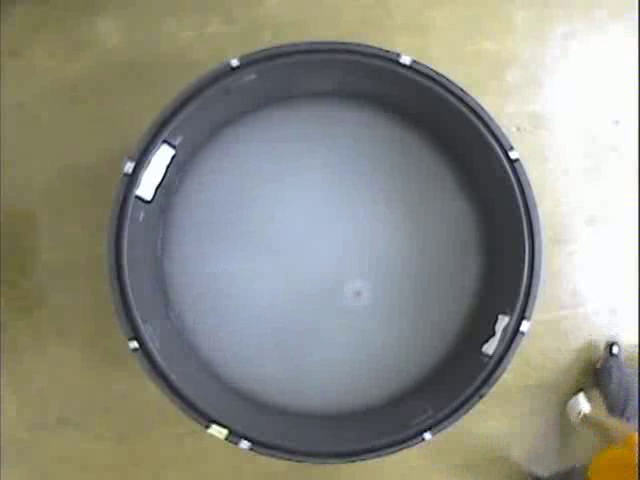
//> input picture frame 119 of OpenCV/FirstMorris/src/Morris1.avi, 640 x 480 px
$ ./main   (built with g++ and OpenCV 4)
//> lines starting //> are read from the running program, lines starting //| are printed output that depends on the picture; after the words box and inside, x2 and y2 are one past the last pixel; in counts of white or black regions, pixels touching at a corner belong together
#include <iostream>
#include <chrono>
#include <thread>
#include <vector>
#include <numeric>

#include <opencv/cv.h>
#include "opencv2/imgcodecs.hpp"
#include "opencv2/imgproc.hpp"
#include "opencv2/videoio.hpp"
#include <opencv2/highgui.hpp>
#include <opencv2/video.hpp>

using namespace std;
using namespace cv;

int _width = 560;
int _height = 420;

int _x, _y;

Mat lambda(2, 4, CV_32FC1);
vector<vector<Point>> tetragons;
int THRESHOLD_ANIMAL_VS_FLOOR = 200;
int THRESHOLD_WALL_VS_FLOOR = 80;
RNG rng(12345);

int main()
{
    VideoCapture cap("D:/Qt/OpenCV/FirstMorris/src/Morris1.avi");
    //cap.open("D:/Qt/_FirstMorris/src/Morris1.avi");
    Mat frameOriginal, frameColor, frameGray, frameBlur,
            frameThreshold, frameTemp;

    Mat frameCropped = Mat::zeros(_height, _height, CV_8UC1);
    Mat frameTrack = Mat::zeros(_width -190, _height-60, CV_8UC3);
    Mat frameLine = Mat::zeros(_width -190, _height-60, CV_8UC3);
    vector<vector<Point>> contours;

// [9 lines of commented-out code are left out]

    while(true)
    {
        cap.read(frameOriginal);
//> frameOriginal is the input picture: 480 rows x 640 cols, CV_8UC3; mean B, G, R 131.9, 142, 141.6

        if (frameOriginal.empty()) {
            cerr << "ERROR! blank frame grabbed\n";
            break;
        }

        resize(frameOriginal, frameOriginal, Size(_width,_height), 0, 0, INTER_CUBIC);
//> frameOriginal: 420 rows x 560 cols, CV_8UC3
        frameColor = frameOriginal(Rect(100, 40, _width -190, _height-60));
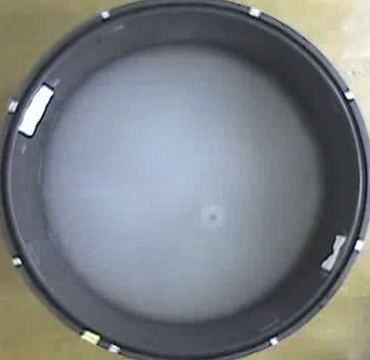
//> frameColor: 360 rows x 370 cols, CV_8UC3; mean B, G, R 130.2, 126.9, 122.3
        cvtColor(frameColor, frameGray, COLOR_BGR2GRAY);
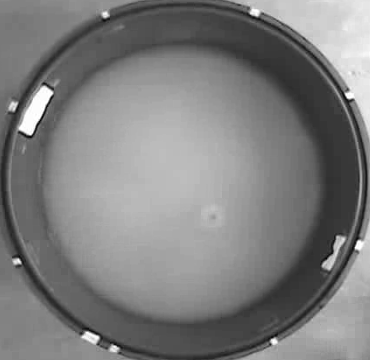
//> frameGray: 360 rows x 370 cols, CV_8UC1; min 3, max 255, mean 125.8

        Mat frameMask(frameGray.rows, frameGray.cols, CV_8UC1, Scalar(0,0,0));
        ellipse(frameMask, Point(180,180), Size(140,140), 0, 0, 360, Scalar( 255, 255, 255), -1, 8 );
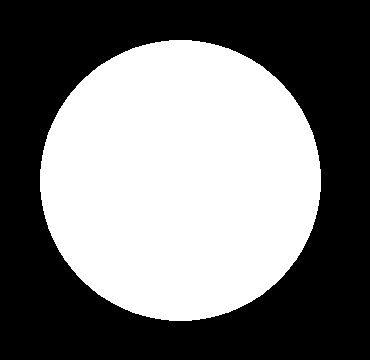
//> frameMask: 360 rows x 370 cols, CV_8UC1; 46.5% white; 1 white region, box (x1, y1, x2, y2) and area: (40, 40, 321, 321) 61891
        Mat frameRedondo;
        bitwise_and(frameGray,frameMask,frameRedondo);
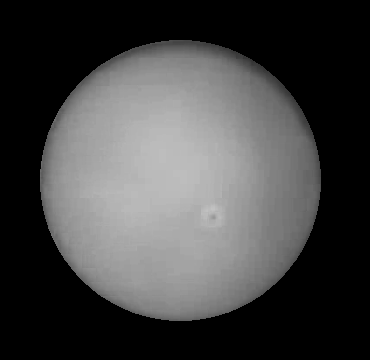
//> frameRedondo: 360 rows x 370 cols, CV_8UC1; min 0, max 194, mean 67.8

        imshow("Recorte", frameRedondo);

        GaussianBlur(frameRedondo, frameBlur, Size(25,25), 0);
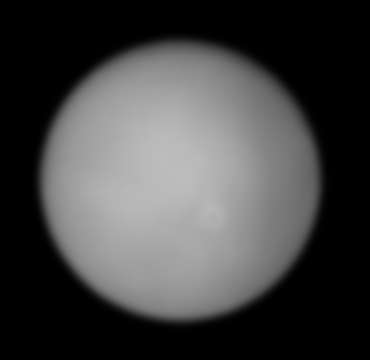
//> frameBlur: 360 rows x 370 cols, CV_8UC1; min 0, max 188, mean 67.8
        threshold(frameBlur, frameThreshold, THRESHOLD_ANIMAL_VS_FLOOR, 255, THRESH_BINARY);
//> frameThreshold: 360 rows x 370 cols, CV_8UC1; every value is 0
        findContours(frameThreshold, contours, RETR_TREE, CHAIN_APPROX_NONE);
//> contours = 0 contours

        vector<int> indices(contours.size());
        iota(indices.begin(), indices.end(), 0);

        //O primeiro contorno no índice será o maior.
        sort(indices.begin(), indices.end(), [&contours](int lhs, int rhs) {
            return contours[lhs].size() > contours[rhs].size();
        });

        if (indices.size() > 0){

           frameTemp = Mat::zeros(_width -190, _height-60, CV_8UC3);
           drawContours(frameTemp, contours, indices[0], Scalar(0, 150, 0), 2);

           circle(frameTemp,Point(180,180),140, Scalar(0,0,255),3);

            vector<Point> contour = contours[0];
            Moments mmts = moments(contour,false);
            int mx = (int)(mmts.m10 / mmts.m00);
            int my = (int)(mmts.m01 / mmts.m00);

            if (mx > 0 && my > 0)
            {
                Point centroid = Point(mx, my);
                if (_x > 0 && _y > 0)
                {
                    Point origem = Point(_x, _y);
                    line(frameLine, centroid, origem, Scalar(150, 0, 0), 1);
                    add(frameLine, frameTrack, frameTrack);
                    addWeighted(frameTemp, 0.7, frameTrack, 1, 1, frameTemp);
                }
                _x = centroid.x;
                _y = centroid.y;
            }
        }

//> (the run ends here: the program stops with an error, at `imshow("Track", frameTemp);`)

$ run again, starting later in the video
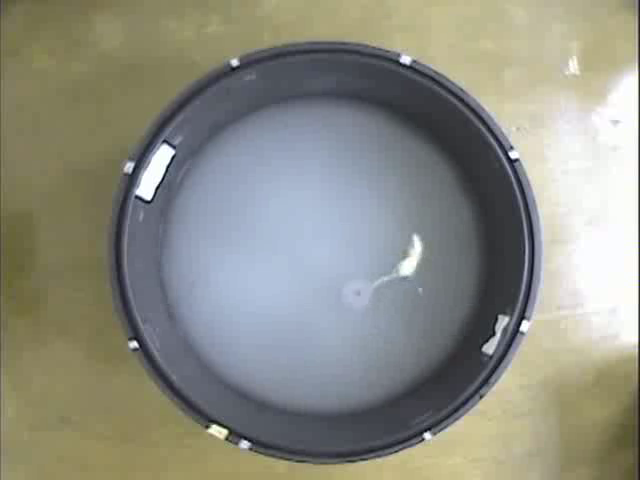
//> input picture frame 536 of OpenCV/FirstMorris/src/Morris1.avi, 640 x 480 px
//> frameOriginal is the input picture: 480 rows x 640 cols, CV_8UC3; mean B, G, R 131.3, 141.9, 141.2
//> frameOriginal: 420 rows x 560 cols, CV_8UC3
//> frameMask: 360 rows x 370 cols, CV_8UC1; 46.5% white; 1 white region, box (x1, y1, x2, y2) and area: (40, 40, 321, 321) 61891
//> `threshold(frameBlur, frameThreshold, THRESHOLD_ANIMAL_VS_FLOOR, 255, T..`:
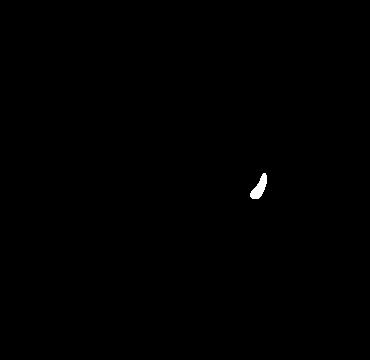
//> frameThreshold: 360 rows x 370 cols, CV_8UC1; 0.17% white; 1 white region
//> contours = 1 contour; box (x1, y1, x2, y2) and area: (250, 173, 267, 199) 202
//> indices = [0]
//> `circle(frameTemp,Point(180,180),140, Scalar(0,0,255),3);`:
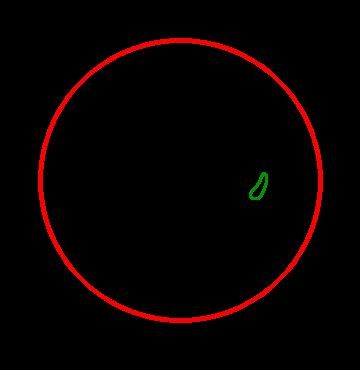
//> frameTemp: 370 rows x 360 cols, CV_8UC3; mean B, G, R 0, 0.2, 8.3
//> contour = contour of 58 points, box (x1, y1, x2, y2) (250, 173, 267, 199), area 202
//> mmts = moments, m00 202, centre m10/m00, m01/m00 = (259, 187.5)
//> mx = 259
//> my = 187
//> centroid = Point(259, 187)

$ run again, starting later in the video
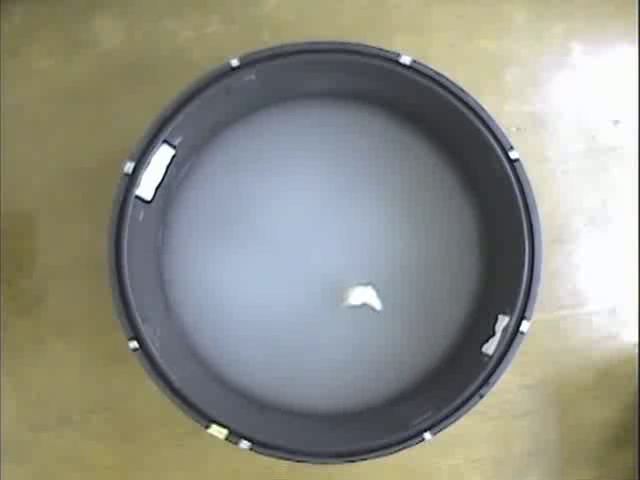
//> input picture frame 953 of OpenCV/FirstMorris/src/Morris1.avi, 640 x 480 px
//> frameOriginal is the input picture: 480 rows x 640 cols, CV_8UC3; mean B, G, R 133.9, 144.9, 144.5
//> frameOriginal: 420 rows x 560 cols, CV_8UC3
//> frameMask: 360 rows x 370 cols, CV_8UC1; 46.5% white; 1 white region, box (x1, y1, x2, y2) and area: (40, 40, 321, 321) 61891
//> `threshold(frameBlur, frameThreshold, THRESHOLD_ANIMAL_VS_FLOOR, 255, T..`:
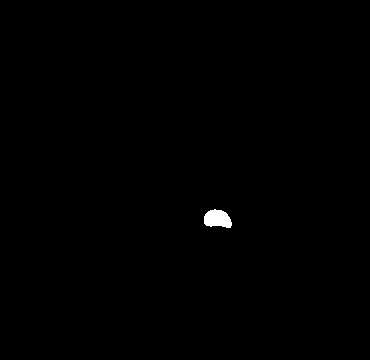
//> frameThreshold: 360 rows x 370 cols, CV_8UC1; 0.3% white; 1 white region
//> contours = 1 contour; box (x1, y1, x2, y2) and area: (204, 209, 232, 228) 363
//> indices = [0]
//> `circle(frameTemp,Point(180,180),140, Scalar(0,0,255),3);`:
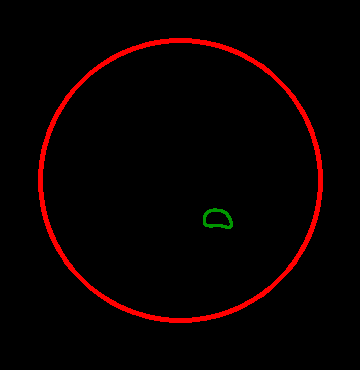
//> frameTemp: 370 rows x 360 cols, CV_8UC3; mean B, G, R 0, 0.3, 8.3
//> contour = contour of 70 points, box (x1, y1, x2, y2) (204, 209, 232, 228), area 363
//> mmts = moments, m00 363, centre m10/m00, m01/m00 = (217.1, 218.5)
//> mx = 217
//> my = 218
//> centroid = Point(217, 218)
